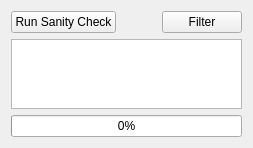
  <widget class="QWidget" name="kale_tbdg">
   <property name="enabled">
    <bool>true</bool>
   </property>
   <attribute name="title">
    <string>Kale</string>
   </attribute>
   <layout class="QVBoxLayout" name="verticalLayout_6">
    <item>
     <layout class="QHBoxLayout" name="horizontalLayout_5">
      <item>
       <widget class="QPushButton" name="kl_run_btn">
        <property name="enabled">
         <bool>true</bool>
        </property>
        <property name="toolTip">
         <string>&lt;html&gt;&lt;head/&gt;&lt;body&gt;&lt;p&gt;Checks the file for settings that are strange or may have a big impact on rendering&lt;/p&gt;&lt;/body&gt;&lt;/html&gt;</string>
        </property>
        <property name="text">
         <string>Run Sanity Check</string>
        </property>
       </widget>
      </item>
      <item>
       <spacer name="horizontalSpacer_2">
        <property name="orientation">
         <enum>Qt::Horizontal</enum>
        </property>
        <property name="sizeHint" stdset="0">
         <size>
          <width>40</width>
          <height>20</height>
         </size>
        </property>
       </spacer>
      </item>
      <item>
       <widget class="QPushButton" name="kl_filter_btn">
        <property name="text">
         <string>Filter</string>
        </property>
       </widget>
      </item>
     </layout>
    </item>
    <item>
     <widget class="QTableView" name="kl_results_text_tbvw">
      <property name="sizeAdjustPolicy">
       <enum>QAbstractScrollArea::AdjustToContentsOnFirstShow</enum>
      </property>
      <property name="editTriggers">
       <set>QAbstractItemView::NoEditTriggers</set>
      </property>
      <property name="alternatingRowColors">
       <bool>true</bool>
      </property>
      <property name="selectionMode">
       <enum>QAbstractItemView::SingleSelection</enum>
      </property>
      <property name="showGrid">
       <bool>true</bool>
      </property>
      <property name="sortingEnabled">
       <bool>true</bool>
      </property>
      <property name="wordWrap">
       <bool>false</bool>
      </property>
      <attribute name="horizontalHeaderCascadingSectionResizes">
       <bool>false</bool>
      </attribute>
      <attribute name="horizontalHeaderStretchLastSection">
       <bool>true</bool>
      </attribute>
      <attribute name="verticalHeaderVisible">
       <bool>false</bool>
      </attribute>
     </widget>
    </item>
    <item>
     <widget class="QProgressBar" name="kl_completion_pb">
      <property name="value">
       <number>0</number>
      </property>
      <property name="textVisible">
       <bool>true</bool>
      </property>
     </widget>
    </item>
   </layout>
  </widget>
